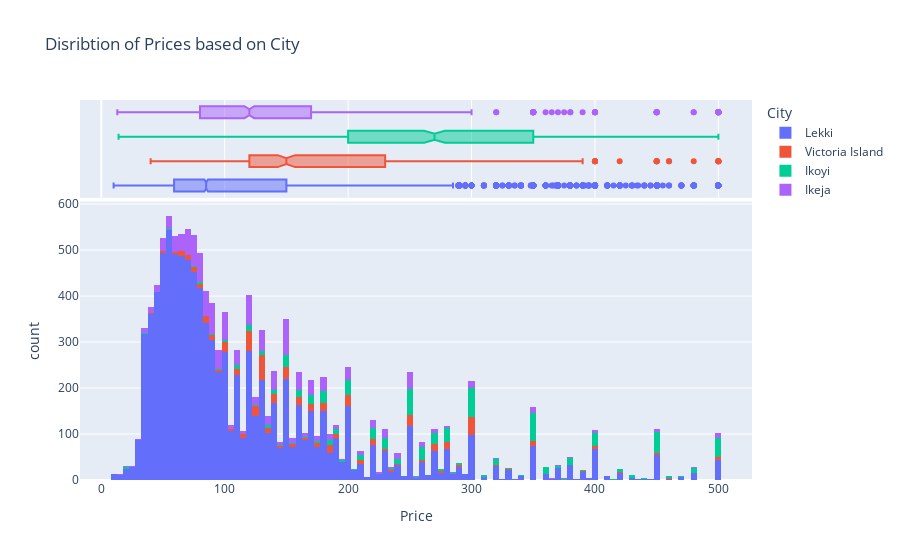

The notebook cell saved with this chart:
### Markdown cell above
The average price for a Newly Built house is 130 million naira, while the avergage price for one that isn't newly built is 18 million naira. 

This statistic shows newly built tends to be more expensive in the market

### Code cell
px.histogram(data_frame=lagos, x="Price",marginal="box", nbins=120,
             color="City", title="Disribtion of Prices based on City")

### Figure 1 — Plotly figure (JSON) as saved in the notebook; plotly's stock layout.template omitted (floating-point values rounded to 4 significant figures; data arrays with more than 128 entries replaced by an {"elided": "..."} marker saying what was removed)
{"data": [{"alignmentgroup": "True", "bingroup": "x", "hovertemplate": "City=Lekki<br>Price=%{x}<br>count=%{y}<extra></extra>", "legendgroup": "Lekki", "marker": {"color": "#636efa", "pattern": {"shape": ""}}, "name": "Lekki", "nbinsx": 120, "offsetgroup": "Lekki", "orientation": "v", "showlegend": true, "type": "histogram", "x": {"elided": "9654 float values"}, "xaxis": "x", "yaxis": "y"}, {"alignmentgroup": "True", "hovertemplate": "City=Lekki<br>Price=%{x}<extra></extra>", "legendgroup": "Lekki", "marker": {"color": "#636efa"}, "name": "Lekki", "notched": true, "offsetgroup": "Lekki", "showlegend": false, "type": "box", "x": {"elided": "9654 float values"}, "xaxis": "x2", "yaxis": "y2"}, {"alignmentgroup": "True", "bingroup": "x", "hovertemplate": "City=Victoria Island<br>Price=%{x}<br>count=%{y}<extra></extra>", "legendgroup": "Victoria Island", "marker": {"color": "#EF553B", "pattern": {"shape": ""}}, "name": "Victoria Island", "nbinsx": 120, "offsetgroup": "Victoria Island", "orientation": "v", "showlegend": true, "type": "histogram", "x": {"elided": "600 float values"}, "xaxis": "x", "yaxis": "y"}, {"alignmentgroup": "True", "hovertemplate": "City=Victoria Island<br>Price=%{x}<extra></extra>", "legendgroup": "Victoria Island", "marker": {"color": "#EF553B"}, "name": "Victoria Island", "notched": true, "offsetgroup": "Victoria Island", "showlegend": false, "type": "box", "x": {"elided": "600 float values"}, "xaxis": "x2", "yaxis": "y2"}, {"alignmentgroup": "True", "bingroup": "x", "hovertemplate": "City=Ikoyi<br>Price=%{x}<br>count=%{y}<extra></extra>", "legendgroup": "Ikoyi", "marker": {"color": "#00cc96", "pattern": {"shape": ""}}, "name": "Ikoyi", "nbinsx": 120, "offsetgroup": "Ikoyi", "orientation": "v", "showlegend": true, "type": "histogram", "x": {"elided": "795 float values"}, "xaxis": "x", "yaxis": "y"}, {"alignmentgroup": "True", "hovertemplate": "City=Ikoyi<br>Price=%{x}<extra></extra>", "legendgroup": "Ikoyi", "marker": {"color": "#00cc96"}, "name": "Ikoyi", "notched": true, "offsetgroup": "Ikoyi", "showlegend": false, "type": "box", "x": {"elided": "795 float values"}, "xaxis": "x2", "yaxis": "y2"}, {"alignmentgroup": "True", "bingroup": "x", "hovertemplate": "City=Ikeja<br>Price=%{x}<br>count=%{y}<extra></extra>", "legendgroup": "Ikeja", "marker": {"color": "#ab63fa", "pattern": {"shape": ""}}, "name": "Ikeja", "nbinsx": 120, "offsetgroup": "Ikeja", "orientation": "v", "showlegend": true, "type": "histogram", "x": {"elided": "1299 float values"}, "xaxis": "x", "yaxis": "y"}, {"alignmentgroup": "True", "hovertemplate": "City=Ikeja<br>Price=%{x}<extra></extra>", "legendgroup": "Ikeja", "marker": {"color": "#ab63fa"}, "name": "Ikeja", "notched": true, "offsetgroup": "Ikeja", "showlegend": false, "type": "box", "x": {"elided": "1299 float values"}, "xaxis": "x2", "yaxis": "y2"}], "layout": {"barmode": "relative", "legend": {"title": {"text": "City"}, "tracegroupgap": 0}, "title": {"text": "Disribtion of Prices based on City"}, "xaxis": {"anchor": "y", "domain": [0, 1], "title": {"text": "Price"}}, "xaxis2": {"anchor": "y2", "domain": [0, 1], "matches": "x", "showgrid": true, "showticklabels": false}, "yaxis": {"anchor": "x", "domain": [0, 0.7326], "title": {"text": "count"}}, "yaxis2": {"anchor": "x2", "domain": [0.7426, 1], "matches": "y2", "showgrid": false, "showline": false, "showticklabels": false, "ticks": ""}}}
